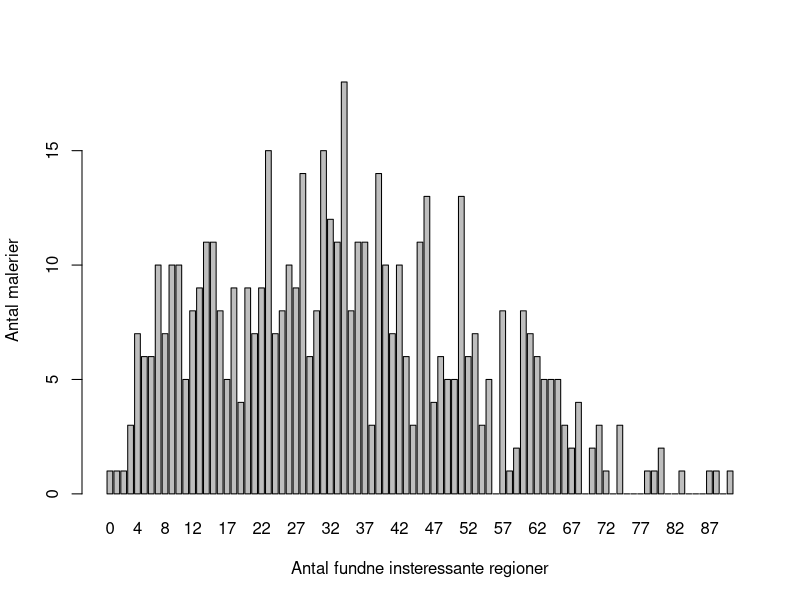
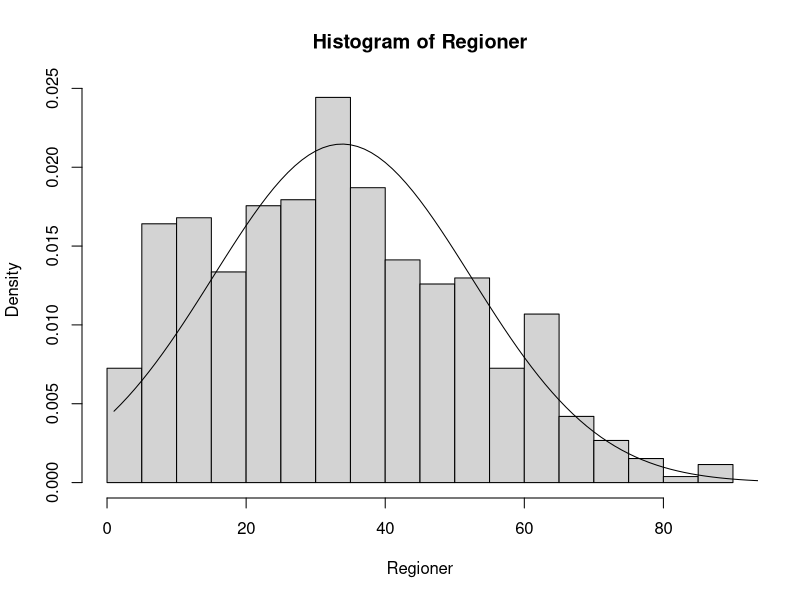
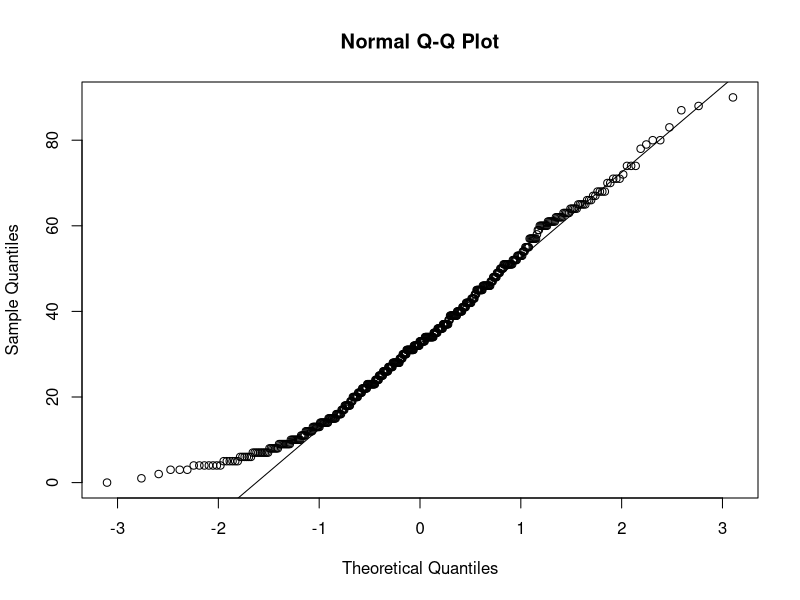

Source code (R) for these figures, in order:
#!/usr/bin/env Rscript
#

d0 <- read.table("csv/exp_totalRegions.csv", sep=",", header=TRUE);
prod = d0$interessante.regioner*d0$antal;
prob = prod/sum(prod);
#print("Middelværdi");
#print(mean(d0$antal));
#print("Standardafvigelse");
#print(sd(d0$antal));
#print(sum(prod)/sum(d0$antal));

Regioner = c();
pos = 1;
start = 1;
for (i in d0$antal) {
    stop = start + i;
    s = seq(start, stop);
    for (j in s) {
        Regioner[j] = d0$interessante.regioner[pos];
    }
    pos = pos + 1;
    start = stop;
}
# Remove the last element
Regioner <- Regioner[1:length(Regioner) - 1];

print("Antal maleier");
print(sum(d0$antal));
print("Total regioner");
print(sum(prod));
print("Middelværdi");
print(mean(Regioner));
print("Standardafvigelse");
print(sd(Regioner));
#print(Regioner);
t.test(Regioner);

# Plot
png("billeder/exp_totalregions.png");
#plot(d0$interessante.regioner, d0$antal, "h", ylab="Antal malerier", xlab="Antal fundne insteressante regioner");
barplot(d0$antal, beside=TRUE, names=d0$interessante.regioner, ylab="Antal malerier", xlab="Antal fundne insteressante regioner");
#barplot(d0$antal,beside=TRUE, names=d0$interessante.regioner,cex.names=1)
dev.off();


# Plot
#png("billeder/exp_totalregions.png");
yval = seq(1,600);
#d0$antal[1] = 0;
#fval <- sum(d0$antal)*dnorm(yval, mean=mean(Regioner), sd=sd(Regioner));
#plot(d0$interessante.regioner, d0$antal, "h", ylab="Antal malerier", xlab="Antal fundne insteressante regioner");
#points(yval, fval, type="l");
#dev.off();

#Regioner <- Regioner[299:length(Regioner)];
png("billeder/hist_exp_totalregions.png");
hist(Regioner, nclass=30, prob=TRUE);
#barplot(prob, beside=TRUE,cex.names=1)
#plot(d0$interessante.regioner, prob, "h", ylab="Antal malerier", xlab="Antal fundne insteressante regioner");
#yval = seq(1,600);
#fval <- dexp(yval, rate = 1/(mean(Regioner)), log = FALSE)
fval <- dnorm(yval, mean=mean(Regioner), sd=sd(Regioner));
points(yval, fval, type="l");
dev.off();

#Regioner <- Regioner[2:length(Regioner)];
png("billeder/qq_exp_totalregions.png");
qqnorm(Regioner);
qqline(Regioner);
dev.off();
